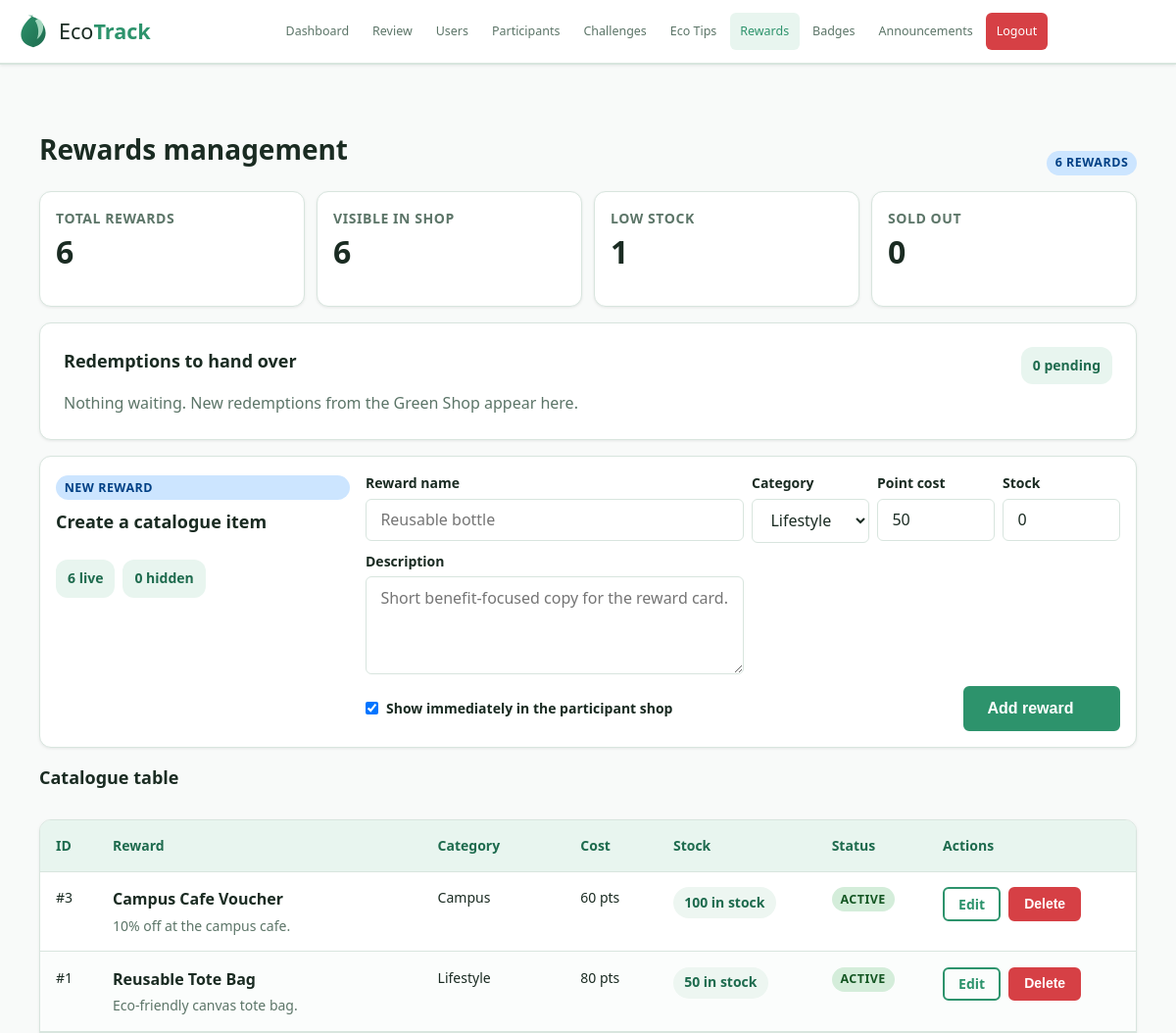
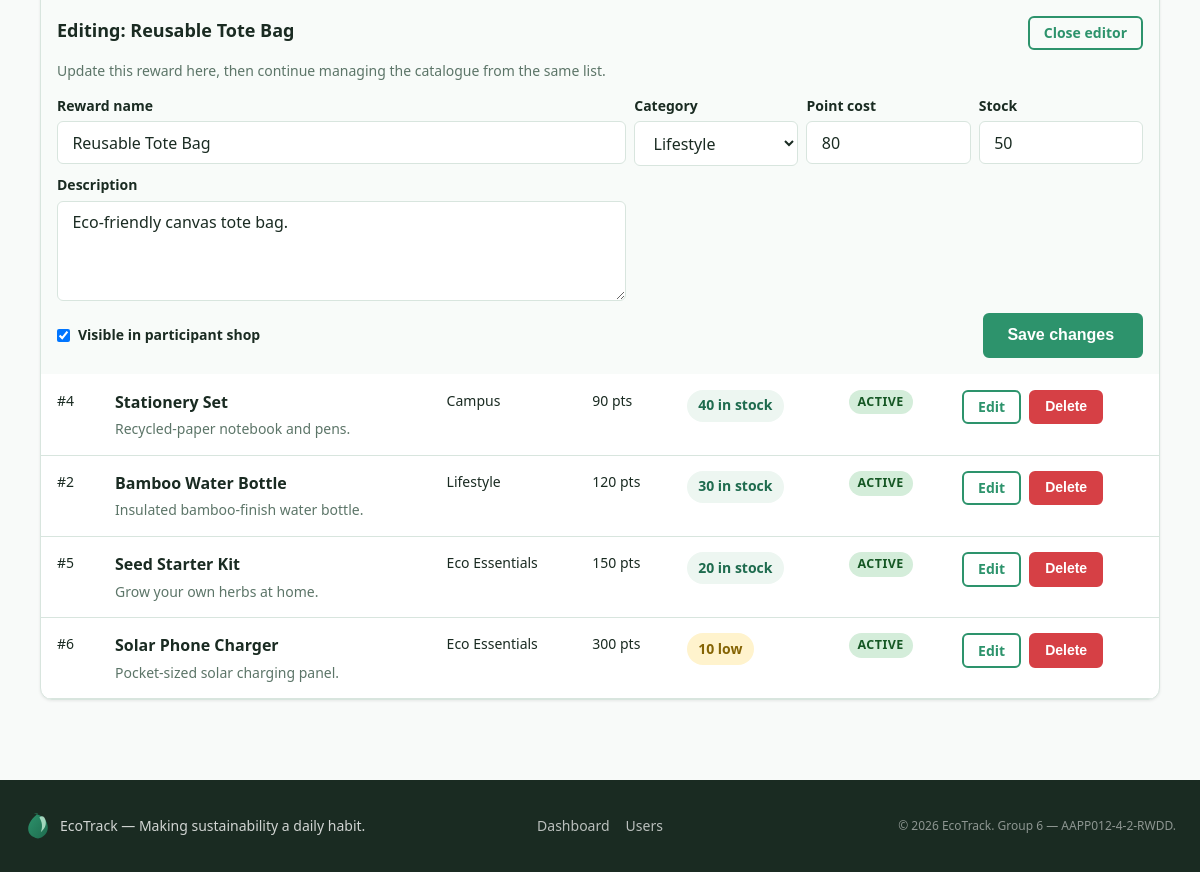
The page /admin/rewards_management.php?edit_reward=1 (signed in) on the database its author committed (2 pictures, top to bottom).
### tables this page shows
CREATE TABLE IF NOT EXISTS rewards (
  reward_id INT AUTO_INCREMENT PRIMARY KEY,
  name VARCHAR(150) NOT NULL,
  description TEXT,
  image VARCHAR(255) DEFAULT NULL,
  category ENUM('Lifestyle','Campus','Eco Essentials') DEFAULT 'Lifestyle',
  point_cost INT NOT NULL DEFAULT 50,
  stock INT NOT NULL DEFAULT 0,
  active TINYINT(1) DEFAULT 1,
  created_at DATETIME DEFAULT CURRENT_TIMESTAMP
);

### admin/rewards_management.php (the view, shortened to what the rows shown need)
<?php
$pdo = getPDO();
$rewardCategories = REWARD_CATEGORIES;
$rewardForm = [
    'name' => '',
    'description' => '',
    'category' => 'Lifestyle',
    'point_cost' => '50',
    'stock' => '0',
    'active' => '1',
];
$list = $pdo->query('SELECT * FROM rewards ORDER BY active DESC, point_cost ASC, reward_id ASC')->fetchAll() ?: [];
$editingRewardId = max(0, (int)($_GET['edit_reward'] ?? 0));
$buildRewardsManagementUrl = static function (array $overrides = []) use ($editingRewardId): string {
    $params = [
        'edit_reward' => $editingRewardId,
    ];
    foreach ($overrides as $key => $value) {
        $params[$key] = $value;
    }
    if (($params['edit_reward'] ?? 0) <= 0) {
        unset($params['edit_reward']);
    }
    $query = http_build_query($params);
    return 'rewards_management.php' . ($query ? '?' . $query : '');
};
require_once __DIR__ . '/../layout/header.php';
?>
<div class="container page-shell reward-admin-shell">
  <div class="section-header reward-admin-header">
    <div>
      <h1 class="section-header__title">Rewards management</h1>
    </div>
  </div>
  <section class="card mb-4" id="redemptions">
    <div class="card-header-row">
      <div class="card-header-row__content">
        <h2 class="card-title">Redemptions to hand over</h2>
      </div>
    </div>
  </section>
  <section class="card reward-admin-studio">
      <div class="reward-admin-studio-layout">
      <div class="reward-admin-panel__intro reward-admin-panel__intro--compact">
        <h2 class="card-title">Create a catalogue item</h2>
      </div>
      <form method="POST" class="reward-admin-form">
        <div class="reward-admin-form-grid">
          <div class="form-group reward-admin-form-group">
            <label for="create_point_cost">Point cost</label>
            <input type="number" id="create_point_cost" name="point_cost" min="1" max="<?= REWARD_COST_MAX ?>" value="<?= sanitise($rewardForm['point_cost']) ?>">
          </div>
        </div>
        <div class="reward-admin-form-actions">
          <label class="reward-admin-toggle">
            <input type="checkbox" name="active" value="1" <?= $rewardForm['active'] === '1' ? 'checked' : '' ?>>
            Show immediately in the participant shop
          </label>
        </div>
      </form>
    </div>
  </section>
  <section class="reward-admin-board">
    <div class="reward-admin-board__header">
      <div>
        <h2 class="card-title">Catalogue table</h2>
      </div>
    </div>
    <?php if (empty($list)): ?>
      <div class="card empty-state">
        <h2 class="card-title empty-state__title">No rewards yet</h2>
        <p class="empty-state__text">Add your first reward from the studio panel to start building the Green Shop catalogue.</p>
      </div>
    <?php else: ?>
      <div class="card reward-admin-table-card">
        <div class="table-wrap reward-admin-table-wrap">
          <table class="reward-admin-table">
            <thead>
              <tr>
                <th>ID</th>
                <th>Reward</th>
                <th>Category</th>
                <th>Cost</th>
                <th>Stock</th>
                <th>Status</th>
                <th>Actions</th>
              </tr>
            </thead>
            <tbody>
              <?php foreach ($list as $reward): ?>
                <?php
                $stockCount = (int)$reward['stock'];
                $isActive = !empty($reward['active']);
                $stockTone = $stockCount === 0 ? 'danger' : ($stockCount <= 10 ? 'warning' : 'ok');
                $stockLabel = $stockCount === 0 ? 'Sold out' : ($stockCount <= 10 ? $stockCount . ' low' : $stockCount . ' in stock');
                ?>
                <tr id="reward-<?= (int)$reward['reward_id'] ?>" class="reward-admin-table__row<?= $editingRewardId === (int)$reward['reward_id'] ? ' reward-admin-table__row--editing' : '' ?>">
                  <td class="reward-admin-table__cell reward-admin-table__cell--id" data-label="ID">#<?= (int)$reward['reward_id'] ?></td>
                  <td class="reward-admin-table__reward reward-admin-table__cell reward-admin-table__cell--reward" data-label="Reward">
                    <strong><?= sanitise($reward['name']) ?></strong>
                    <span><?= sanitise($reward['description'] ?: 'No description yet.') ?></span>
                  </td>
                  <td class="reward-admin-table__cell reward-admin-table__cell--category" data-label="Category"><?= sanitise($reward['category']) ?></td>
                  <td class="reward-admin-table__cell reward-admin-table__cell--cost" data-label="Cost"><?= (int)$reward['point_cost'] ?> pts</td>
                  <td class="reward-admin-table__cell reward-admin-table__cell--stock" data-label="Stock">
                    <span class="reward-admin-stock reward-admin-stock--<?= sanitise($stockTone) ?>">
                      <?= sanitise($stockLabel) ?>
                    </span>
                  </td>
                  <td class="reward-admin-table__cell reward-admin-table__cell--status" data-label="Status">
                    <span class="badge <?= $isActive ? 'badge-green' : 'badge-grey' ?>">
                      <?= $isActive ? 'active' : 'draft' ?>
                    </span>
                  </td>
                  <td class="reward-admin-table__cell reward-admin-table__cell--actions" data-label="Actions">
                    <div class="reward-admin-table__actions">
                      <a href="<?= sanitise($buildRewardsManagementUrl(['edit_reward' => (int)$reward['reward_id']])) ?>#reward-<?= (int)$reward['reward_id'] ?>" class="btn btn-outline btn-sm">
                        Edit
                      </a>
                      <form method="POST">
                        <button type="submit" class="btn btn-danger btn-sm" data-confirm="Delete this reward? If anyone has redeemed it, it will be hidden instead.">Delete</button>
                      </form>
                    </div>
                  </td>
                </tr>
                <?php if ($editingRewardId === (int)$reward['reward_id']): ?>
                  <tr class="reward-admin-edit-row">
                    <td class="reward-admin-edit-row__cell" colspan="7">
                      <section class="reward-admin-edit-panel">
                        <div class="reward-admin-edit-row__header">
                          <div>
                            <h3 class="card-title">Editing: <?= sanitise($reward['name']) ?></h3>
                            <p class="admin-card-copy">Update this reward here, then continue managing the catalogue from the same list.</p>
                          </div>
                          <a href="rewards_management.php#reward-<?= (int)$reward['reward_id'] ?>" class="btn btn-outline btn-sm">Close editor</a>
                        </div>
                        <form method="POST" class="reward-admin-form reward-admin-form--inline">
                          <div class="reward-admin-form-grid reward-admin-form-grid--table">
                            <div class="form-group reward-admin-form-group reward-admin-form-group--name">
                              <label for="edit_name_<?= (int)$reward['reward_id'] ?>">Reward name</label>
                              <input type="text" id="edit_name_<?= (int)$reward['reward_id'] ?>" name="name" maxlength="<?= REWARD_NAME_MAX ?>" value="<?= sanitise($reward['name']) ?>" required>
                            </div>
                            <div class="form-group reward-admin-form-group">
                              <label for="edit_category_<?= (int)$reward['reward_id'] ?>">Category</label>
                              <select id="edit_category_<?= (int)$reward['reward_id'] ?>" name="category">
                                <?php foreach ($rewardCategories as $category): ?>
                                  <option value="<?= sanitise($category) ?>" <?= $reward['category'] === $category ? 'selected' : '' ?>><?= sanitise($category) ?></option>
                                <?php endforeach; ?>
                              </select>
                            </div>
                            <div class="form-group reward-admin-form-group">
                              <label for="edit_point_cost_<?= (int)$reward['reward_id'] ?>">Point cost</label>
                              <input type="number" id="edit_point_cost_<?= (int)$reward['reward_id'] ?>" name="point_cost" min="1" max="<?= REWARD_COST_MAX ?>" value="<?= (int)$reward['point_cost'] ?>">
                            </div>
                            <div class="form-group reward-admin-form-group">
                              <label for="edit_stock_<?= (int)$reward['reward_id'] ?>">Stock</label>
                              <input type="number" id="edit_stock_<?= (int)$reward['reward_id'] ?>" name="stock" min="0" max="<?= REWARD_STOCK_MAX ?>" value="<?= (int)$reward['stock'] ?>">
                            </div>
                            <div class="form-group reward-admin-form-group reward-admin-form-group--description">
                              <label for="edit_description_<?= (int)$reward['reward_id'] ?>">Description</label>
                              <textarea id="edit_description_<?= (int)$reward['reward_id'] ?>" name="description" rows="3"><?= sanitise($reward['description'] ?? '') ?></textarea>
                            </div>
                          </div>
                          <div class="reward-admin-form-actions">
                            <label class="reward-admin-toggle">
                              <input type="checkbox" name="active" value="1" <?= !empty($reward['active']) ? 'checked' : '' ?>>
                              Visible in participant shop
                            </label>
                            <button type="submit" class="btn btn-primary">Save changes</button>
                          </div>
                        </form>
                      </section>
                    </td>
                  </tr>
                <?php endif; ?>
              <?php endforeach; ?>
            </tbody>
          </table>
        </div>
      </div>
    <?php endif; ?>
  </section>
</div>
<?php require_once __DIR__ . '/../layout/footer.php'; ?>

### rows shown on the page
rewards: point_cost "50", active "☑", reward_id "1", name "Reusable Tote Bag", description "Eco-friendly canvas tote bag.", category "Lifestyle", point_cost "80", stock "50 in stock", shows "ACTIVE", stock "50"
rewards: reward_id "3", name "Campus Cafe Voucher", description "10% off at the campus cafe.", category "Campus", point_cost "60", stock "100 in stock", active "ACTIVE"
rewards: reward_id "4", name "Stationery Set", description "Recycled-paper notebook and pens.", category "Campus", point_cost "90", stock "40 in stock", active "ACTIVE"
rewards: reward_id "2", name "Bamboo Water Bottle", description "Insulated bamboo-finish water bottle.", category "Lifestyle", point_cost "120", stock "30 in stock", active "ACTIVE"
rewards: reward_id "5", name "Seed Starter Kit", description "Grow your own herbs at home.", category "Eco Essentials", point_cost "150", stock "20 in stock", active "ACTIVE"
rewards: reward_id "6", name "Solar Phone Charger", description "Pocket-sized solar charging panel.", category "Eco Essentials", point_cost "300", stock "10 low", active "ACTIVE"

### other values the page prints
$label "Dashboard Review Users Participants Challenges Eco Tips Rewards Badges Announcements"
$rewardCount "6"
$activeCount "6"
$lowStockCount "1"
$outOfStockCount "0"
count($pendingRedemptions) "0"
$hiddenCount "0"
form field category "Lifestyle"
